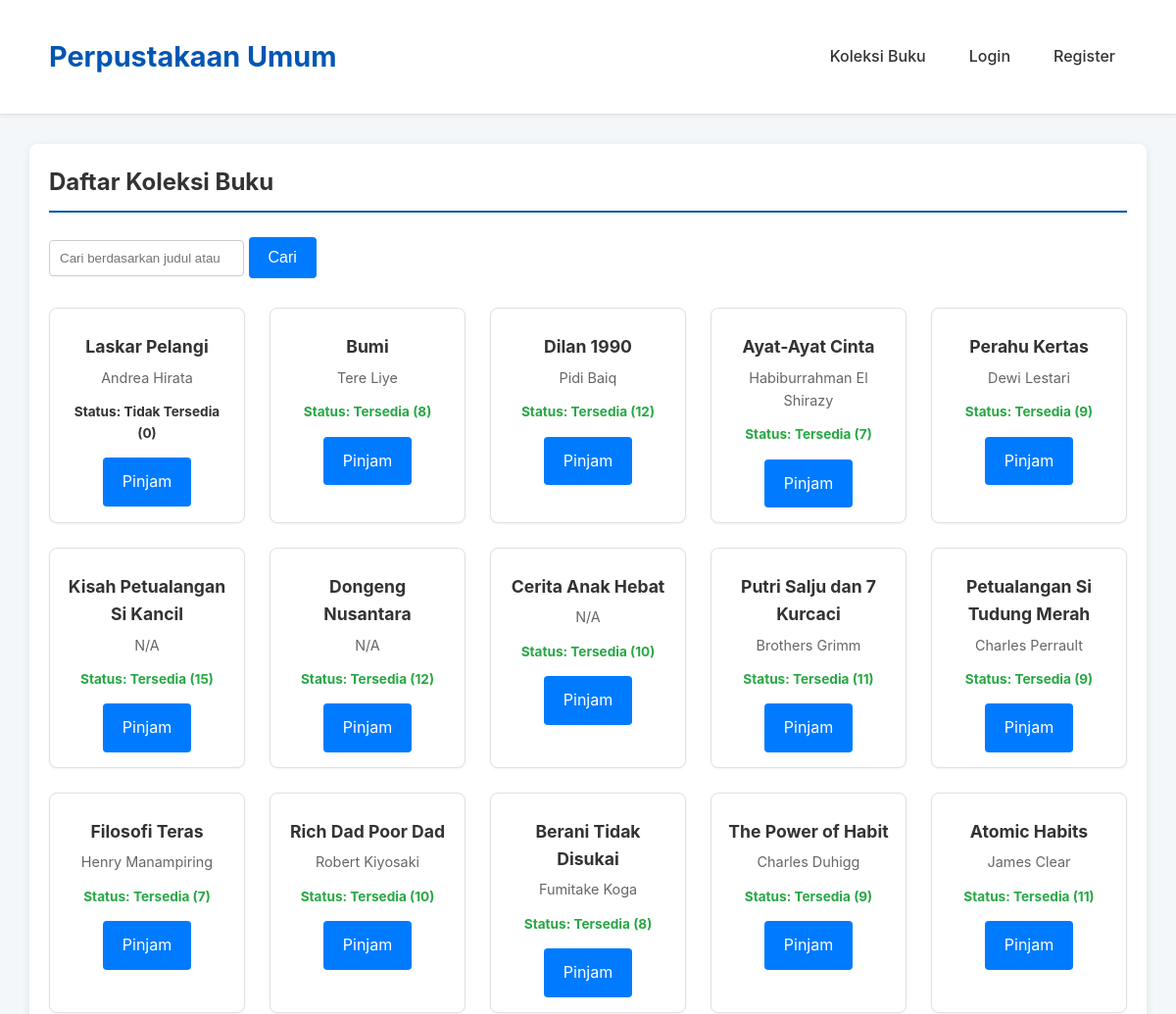
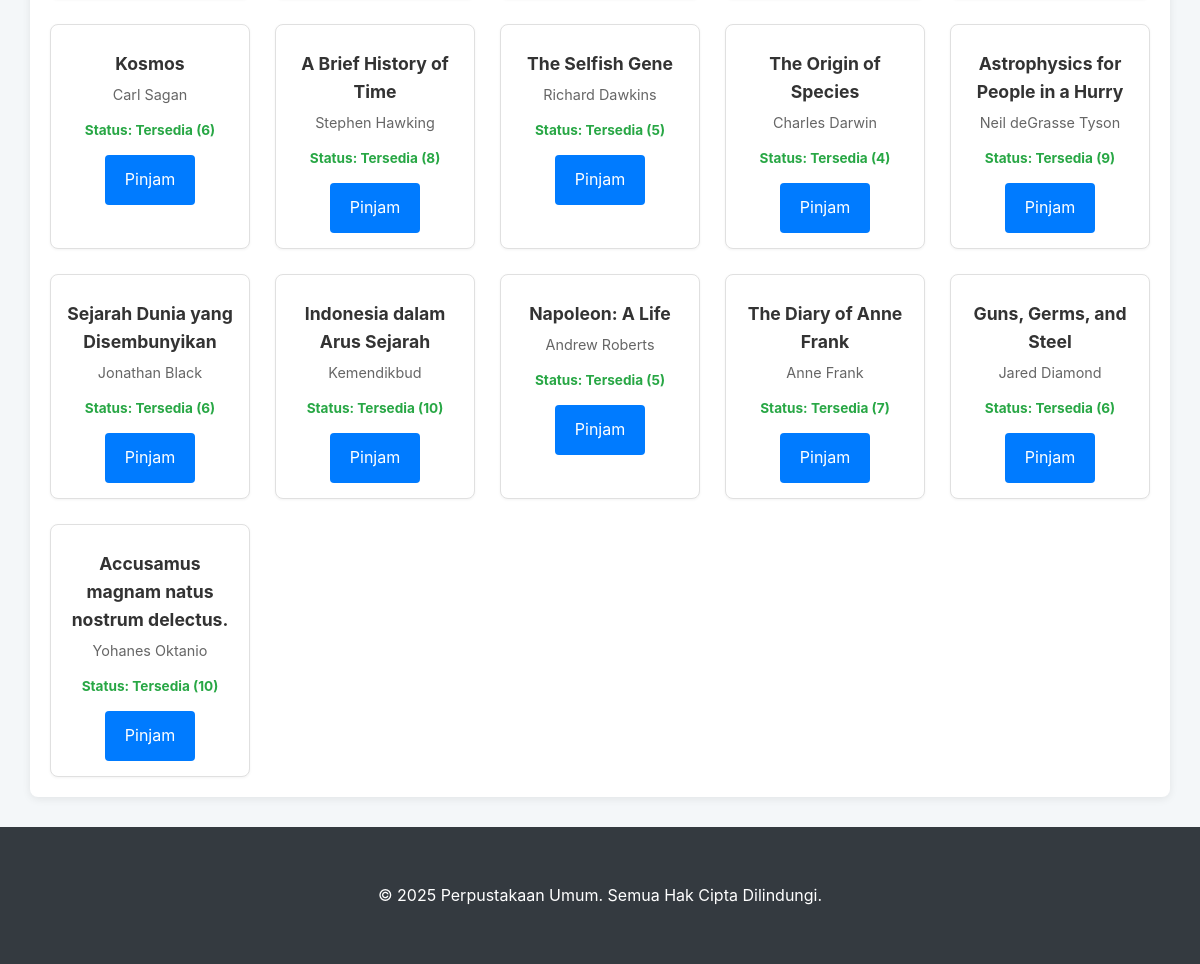
Page /koleksi-buku/index.php on the committed database (2 pictures, top to bottom).
### tables this page shows
CREATE TABLE `buku` (
  `id_buku` int(11) NOT NULL,
  `judul` varchar(200) NOT NULL,
  `penulis` varchar(150) DEFAULT NULL,
  `penerbit` varchar(150) DEFAULT NULL,
  `tahun` year(4) DEFAULT NULL,
  `kategori` varchar(100) DEFAULT NULL,
  `jumlah` int(11) NOT NULL,
  `sampul` varchar(255) DEFAULT NULL
);

### koleksi-buku/index.php (the view, shortened to what this page needs)
<?php
$cssFile = "/perpustakaan/assets/css/koleksi_buku.css";
include('../templates/header.php');
$search_query = isset($_GET['search_query']) ? sanitizeInput($_GET['search_query']) : '';
try {
    $conn = get_db_connection();
    if (!empty($search_query)) {
        $sql = "SELECT * FROM buku WHERE judul LIKE :query OR penulis LIKE :query";
        $stmt = $conn->prepare($sql);
        $search_param = "%" . $search_query . "%";
        $stmt->bindParam(':query', $search_param, PDO::PARAM_STR);
    } else {
        $sql = "SELECT * FROM buku";
        $stmt = $conn->prepare($sql);
    }
    $stmt->execute();
    $buku_list = $stmt->fetchAll(PDO::FETCH_ASSOC);
} catch(PDOException $e) {
    die("Error: Gagal mengambil data buku.");
}
?>
<h2 class="page-title">Daftar Koleksi Buku</h2>
<div class="search-bar">
    <form action="index.php" method="GET">
        <input type="search" name="search_query" placeholder="Cari berdasarkan judul atau penulis..." value="<?= htmlspecialchars($search_query) ?>">
        <button type="submit" class="btn">Cari</button>
    </form>
</div>
<div class="book-grid">
    <?php if (count($buku_list) > 0): ?>
        <?php foreach($buku_list as $b)  :?>
        <div class="book-card">
            <h3><?= htmlspecialchars($b['judul']) ?></h3>
            <p class="author"><?= htmlspecialchars($b['penulis'])?></p>
            <p class="status <?= ($b['jumlah'] > 0) ? 'tersedia' : 'tidak-tersedia' ?>">
                Status: <?= ($b['jumlah'] > 0) ? "Tersedia" : "Tidak Tersedia" ?> (<?= htmlspecialchars($b['jumlah']) ?>)
            </p>
                <a href="process.php?id=<?= $b['id_buku'] ?>" class="btn">Pinjam</a>
        </div>
        <?php endforeach; ?>
    <?php else: ?>
        <p class="no-results">Tidak ada buku yang cocok dengan kriteria pencarian Anda.</p>
    <?php endif; ?>
</div>
<?php include('../templates/footer.php'); ?>

### templates/header.php (shortened to what this page needs)
<?php
$is_admin = strpos($_SERVER['REQUEST_URI'], '/admin/') !== false;
$is_logged_in = isset($_SESSION['user_login']) && $_SESSION['user_login'] === true;
?>
<!DOCTYPE html>
<html lang="id">
<head>
    <link rel="stylesheet" href="/perpustakaan/assets/css/global.css">
    <?php if (isset($cssFile)): ?>
    <link rel="stylesheet" href="<?php echo $cssFile; ?>">
    <?php endif; ?>
</head>
<body>
    <header class="main-header">
        <div class="container">
            <h1><a href="/perpustakaan/">Perpustakaan Umum</a></h1>
            <nav>
                <?php if ($is_admin): ?>
                    <ul>
                        <li><a href="/perpustakaan/admin/manajemen-buku/">Manajemen Buku</a></li>
                        <li><a href="/perpustakaan/admin/manajemen-pengguna/">Manajemen Pengguna</a></li>
                        <li><a href="/perpustakaan/admin/manajemen-peminjaman/">Manajemen Pinjaman</a></li>
                        <li><a href="/perpustakaan/logout.php" class="btn btn-logout">Logout</a></li>
                    </ul>
                <?php else: ?>
                    <ul>
                        <li><a href="/perpustakaan/koleksi-buku/">Koleksi Buku</a></li>
                        <?php if ($is_logged_in): ?>
                            <li><a href="/perpustakaan/history-peminjaman/">History</a></li>
                            <li class="user-nav">
                                <span class="user-name">
                                    <a href="/perpustakaan/edit-profil/"><?= htmlspecialchars($_SESSION['user_name']) ?></a>
                                </span>
                                <a href="/perpustakaan/logout.php" class="btn btn-logout">Logout</a>
                            </li>
                        <?php else: ?>
                            <li><a href="/perpustakaan/login/">Login</a></li>
                            <li><a href="/perpustakaan/register/">Register</a></li>
                        <?php endif; ?>
                    </ul>
                <?php endif; ?>
            </nav>
        </div>
    </header>
    <main class="container">

### templates/footer.php
</main>
<footer class="main-footer">
    <div class="container">
        <p>&copy; <?php echo date("Y"); ?> Perpustakaan Umum. Semua Hak Cipta Dilindungi.</p>
    </div>
</footer>
</body>
</html>

### assets/css/global.css (style rules this page uses)
body, html { margin: 0; padding: 0; font-family: -apple-system, BlinkMacSystemFont, "Segoe UI", Roboto, Helvetica, Arial, sans-serif; background-color: #f4f7f9; color: #333; line-height: 1.6; }
.container { max-width: 1100px; margin: 0 auto; padding: 20px; }
.main-header { background-color: #ffffff; padding: 15px 0; border-bottom: 1px solid #e0e0e0; box-shadow: 0 2px 4px rgba(0,0,0,0.05); }
.main-header .container { display: flex; justify-content: space-between; align-items: center; }
.main-header h1 { margin: 0; font-size: 1.8em; }
.main-header h1 a { text-decoration: none; color: #0056b3; }
.main-header nav ul { margin: 0; padding: 0; list-style: none; display: flex; gap: 20px; align-items: center; }
.main-header nav a { text-decoration: none; color: #333; font-weight: 500; padding: 8px 12px; border-radius: 5px; transition: background-color 0.3s, color 0.3s; }
main.container { background-color: #fff; margin-top: 30px; margin-bottom: 30px; border-radius: 8px; box-shadow: 0 2px 8px rgba(0,0,0,0.08); min-height: 70vh; }
.main-footer { text-align: center; padding: 20px; background-color: #343a40; color: #fff; }
.page-title { margin-top: 0; margin-bottom: 25px; border-bottom: 2px solid #0056b3; padding-bottom: 10px; color: #333; }
.btn { display: inline-block; padding: 12px 20px; background-color: #007bff; color: white; border: none; border-radius: 4px; cursor: pointer; text-align: center; text-decoration: none; font-size: 1em; transition: background-color 0.3s; }

### assets/css/koleksi_buku.css (style rules this page uses)
.search-bar { display: flex; gap: 10px; margin-bottom: 30px; }
.search-bar input { flex-grow: 1; padding: 10px; border: 1px solid #ccc; border-radius: 4px; }
.book-grid { display: grid; grid-template-columns: repeat(auto-fill, minmax(200px, 1fr)); gap: 25px; }
.book-card { border: 1px solid #e0e0e0; border-radius: 8px; padding: 15px; text-align: center; background-color: #fff; box-shadow: 0 1px 3px rgba(0,0,0,0.05); transition: transform 0.2s, box-shadow 0.2s; }
.book-card h3 { margin: 10px 0 5px; font-size: 1.1em; }
.book-card .author { font-size: 0.9em; color: #666; margin: 0 0 10px; }
.book-card .status { font-weight: bold; font-size: 0.85em; }
.status.tersedia { color: #28a745; }

### rows in the picture
buku: judul "Laskar Pelangi", penulis "Andrea Hirata", shows "Tidak Tersedia", jumlah "0"
buku: judul "Bumi", penulis "Tere Liye", shows "Tersedia", jumlah "8"
buku: judul "Dilan 1990", penulis "Pidi Baiq", shows "Tersedia", jumlah "12"
buku: judul "Ayat-Ayat Cinta", penulis "Habiburrahman El Shirazy", shows "Tersedia", jumlah "7"
buku: judul "Perahu Kertas", penulis "Dewi Lestari", shows "Tersedia", jumlah "9"
buku: judul "Kisah Petualangan Si Kancil", penulis "N/A", shows "Tersedia", jumlah "15"
buku: judul "Dongeng Nusantara", penulis "N/A", shows "Tersedia", jumlah "12"
buku: judul "Cerita Anak Hebat", penulis "N/A", shows "Tersedia", jumlah "10"
buku: judul "Putri Salju dan 7 Kurcaci", penulis "Brothers Grimm", shows "Tersedia", jumlah "11"
buku: judul "Petualangan Si Tudung Merah", penulis "Charles Perrault", shows "Tersedia", jumlah "9"
buku: judul "Filosofi Teras", penulis "Henry Manampiring", shows "Tersedia", jumlah "7"
buku: judul "Rich Dad Poor Dad", penulis "Robert Kiyosaki", shows "Tersedia", jumlah "10"
buku: judul "Berani Tidak Disukai", penulis "Fumitake Koga", shows "Tersedia", jumlah "8"
buku: judul "The Power of Habit", penulis "Charles Duhigg", shows "Tersedia", jumlah "9"
buku: judul "Atomic Habits", penulis "James Clear", shows "Tersedia", jumlah "11"
buku: judul "Kosmos", penulis "Carl Sagan", shows "Tersedia", jumlah "6"
buku: judul "A Brief History of Time", penulis "Stephen Hawking", shows "Tersedia", jumlah "8"
buku: judul "The Selfish Gene", penulis "Richard Dawkins", shows "Tersedia", jumlah "5"
buku: judul "The Origin of Species", penulis "Charles Darwin", shows "Tersedia", jumlah "4"
buku: judul "Astrophysics for People in a Hurry", penulis "Neil deGrasse Tyson", shows "Tersedia", jumlah "9"
buku: judul "Sejarah Dunia yang Disembunyikan", penulis "Jonathan Black", shows "Tersedia", jumlah "6"
buku: judul "Indonesia dalam Arus Sejarah", penulis "Kemendikbud", shows "Tersedia", jumlah "10"
buku: judul "Napoleon: A Life", penulis "Andrew Roberts", shows "Tersedia", jumlah "5"
buku: judul "The Diary of Anne Frank", penulis "Anne Frank", shows "Tersedia", jumlah "7"
buku: judul "Guns, Germs, and Steel", penulis "Jared Diamond", shows "Tersedia", jumlah "6"
buku: judul "Accusamus magnam natus nostrum delectus.", penulis "Yohanes Oktanio", shows "Tersedia", jumlah "10"
